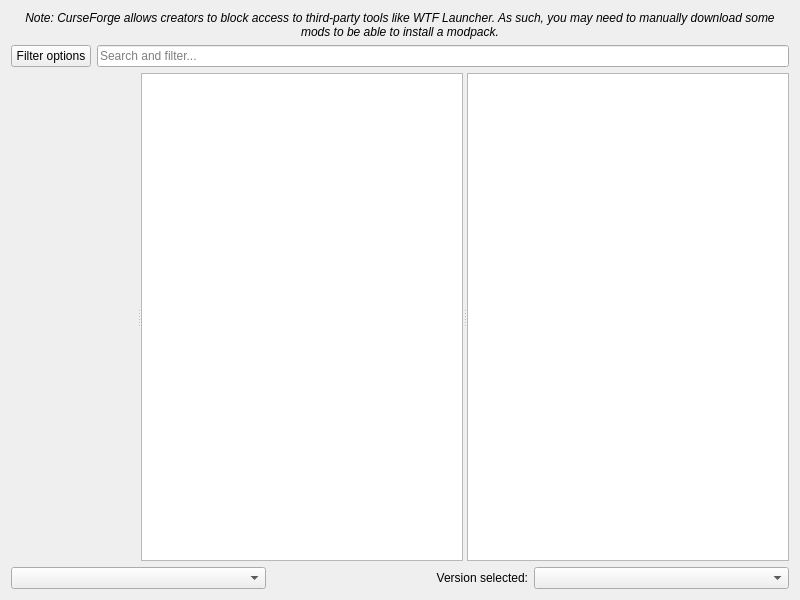
<?xml version="1.0" encoding="UTF-8"?>
<ui version="4.0">
 <class>FlamePage</class>
 <widget class="QWidget" name="FlamePage">
  <property name="geometry">
   <rect>
    <x>0</x>
    <y>0</y>
    <width>800</width>
    <height>600</height>
   </rect>
  </property>
  <layout class="QVBoxLayout" name="verticalLayout">
   <item>
    <widget class="QLabel" name="label_2">
     <property name="font">
      <font>
       <italic>true</italic>
      </font>
     </property>
     <property name="text">
      <string>Note: CurseForge allows creators to block access to third-party tools like WTF Launcher. As such, you may need to manually download some mods to be able to install a modpack.</string>
     </property>
     <property name="alignment">
      <set>Qt::AlignCenter</set>
     </property>
     <property name="wordWrap">
      <bool>true</bool>
     </property>
    </widget>
   </item>
   <item>
    <layout class="QHBoxLayout" name="horizontalLayout">
     <item>
      <widget class="QPushButton" name="filterButton">
       <property name="text">
        <string>Filter options</string>
       </property>
      </widget>
     </item>
     <item>
      <widget class="QLineEdit" name="searchEdit">
       <property name="placeholderText">
        <string>Search and filter...</string>
       </property>
      </widget>
     </item>
    </layout>
   </item>
   <item>
    <widget class="QSplitter" name="splitter">
     <property name="sizePolicy">
      <sizepolicy hsizetype="Expanding" vsizetype="Expanding">
       <horstretch>0</horstretch>
       <verstretch>0</verstretch>
      </sizepolicy>
     </property>
     <property name="orientation">
      <enum>Qt::Horizontal</enum>
     </property>
     <widget class="QWidget" name="widget" native="true"/>
     <widget class="QListView" name="packView">
      <property name="horizontalScrollBarPolicy">
       <enum>Qt::ScrollBarAlwaysOff</enum>
      </property>
      <property name="alternatingRowColors">
       <bool>true</bool>
      </property>
      <property name="iconSize">
       <size>
        <width>48</width>
        <height>48</height>
       </size>
      </property>
      <property name="verticalScrollMode">
       <enum>QAbstractItemView::ScrollPerPixel</enum>
      </property>
     </widget>
     <widget class="ProjectDescriptionPage" name="packDescription">
      <property name="openExternalLinks">
       <bool>true</bool>
      </property>
      <property name="openLinks">
       <bool>true</bool>
      </property>
     </widget>
    </widget>
   </item>
   <item>
    <layout class="QHBoxLayout">
     <item>
      <widget class="QComboBox" name="sortByBox"/>
     </item>
     <item>
      <widget class="QLabel" name="label">
       <property name="text">
        <string>Version selected:</string>
       </property>
       <property name="alignment">
        <set>Qt::AlignRight|Qt::AlignTrailing|Qt::AlignVCenter</set>
       </property>
      </widget>
     </item>
     <item>
      <widget class="QComboBox" name="versionSelectionBox"/>
     </item>
    </layout>
   </item>
  </layout>
 </widget>
 <customwidgets>
  <customwidget>
   <class>ProjectDescriptionPage</class>
   <extends>QTextBrowser</extends>
   <header>ui/widgets/ProjectDescriptionPage.h</header>
  </customwidget>
 </customwidgets>
 <tabstops>
  <tabstop>packView</tabstop>
  <tabstop>packDescription</tabstop>
  <tabstop>sortByBox</tabstop>
  <tabstop>versionSelectionBox</tabstop>
 </tabstops>
 <resources/>
 <connections/>
</ui>
